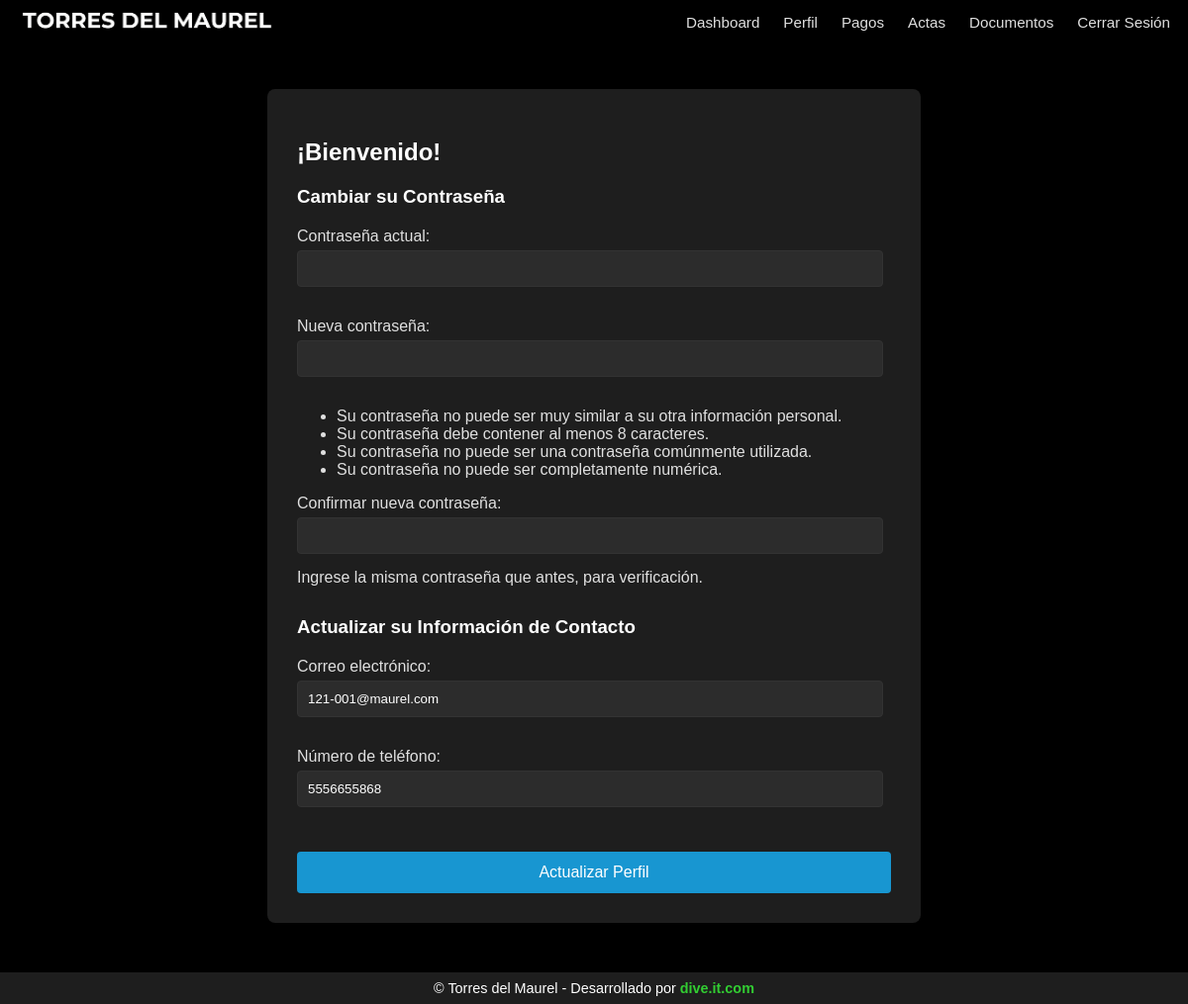
Before: /profile/ (signed in) with the older database file.
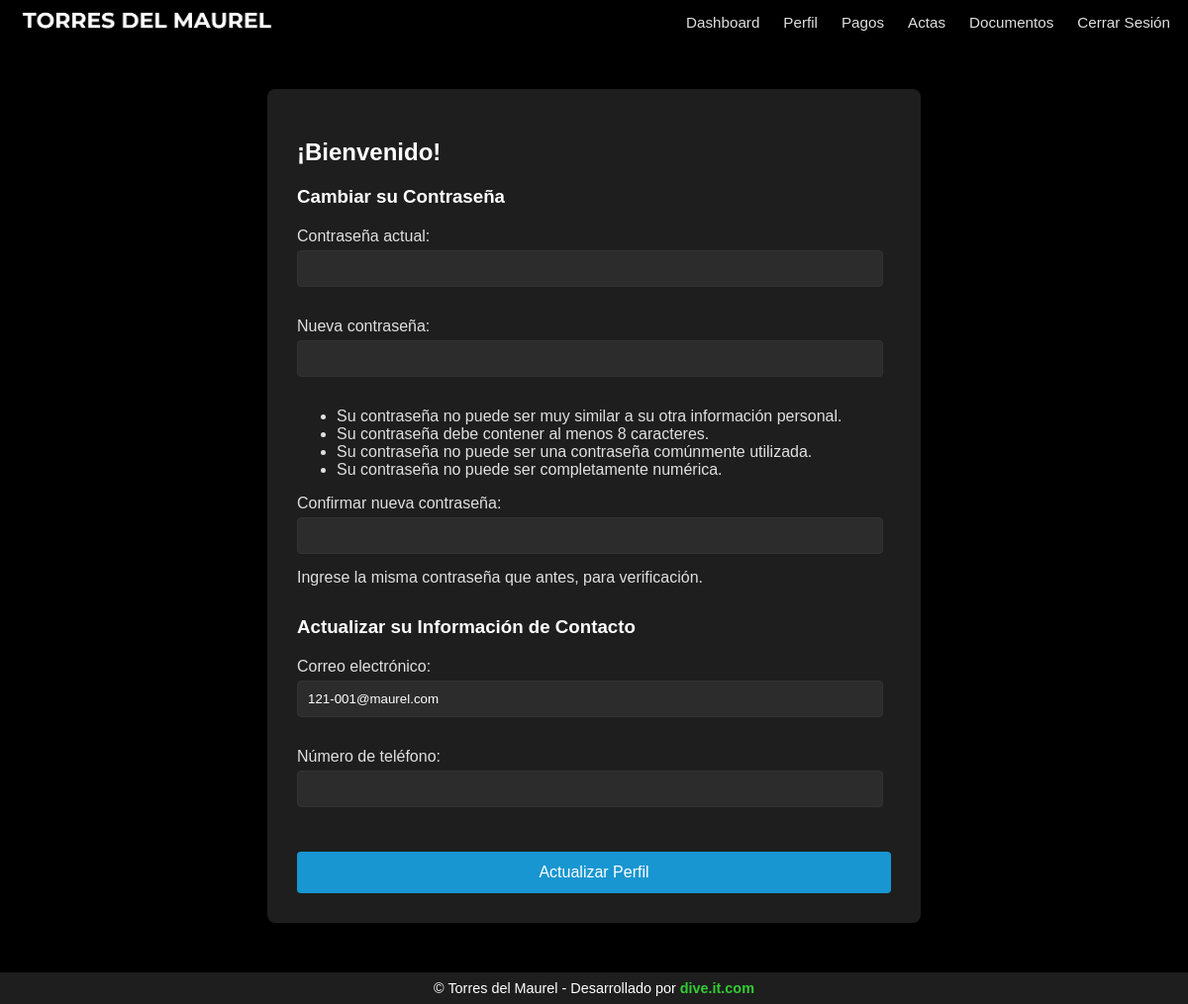
After: the same page with the newer database file.
### website/models.py (models this page shows, shortened)
class CustomUser(AbstractUser):
    apartment_number = models.CharField(max_length=7, unique=True)
    email = models.EmailField(unique=True)
    phone_number = models.CharField(max_length=15, blank=True, null=True)
    is_first_login = models.BooleanField(default=True)
    is_debtor = models.BooleanField(default=False)

### website/views.py (the view)
# urls.py: path('profile/', views.profile, name='profile'),
@login_required
def profile(request):
    if request.method == 'POST':
        password_form = SpanishPasswordChangeForm(request.user, request.POST)
        profile_form = UserProfileForm(request.POST, instance=request.user)
        if password_form.is_valid() and profile_form.is_valid():
            user = password_form.save()
            profile_form.save()
            update_session_auth_hash(request, user)
            messages.success(request, '¡Su perfil ha sido actualizado exitosamente!')
            return redirect('dashboard')
    else:
        password_form = SpanishPasswordChangeForm(request.user)
        profile_form = UserProfileForm(instance=request.user)
    return render(request, 'profile.html', {
        'password_form': password_form,
        'profile_form': profile_form
    })

### website/forms.py
class SpanishPasswordChangeForm(PasswordChangeForm):
    old_password = forms.CharField(
        label="Contraseña actual",
        widget=forms.PasswordInput(attrs={'autocomplete': 'current-password', 'autofocus': True}),
    )
    new_password1 = forms.CharField(
        label="Nueva contraseña",
        widget=forms.PasswordInput(attrs={'autocomplete': 'new-password'}),
        help_text="<ul><li>Su contraseña no puede ser muy similar a su otra información personal.</li><li>Su contraseña debe contener al menos 8 caracteres.</li><li>Su contraseña no puede ser una contraseña comúnmente utilizada.</li><li>Su contraseña no puede ser completamente numérica.</li></ul>",
    )
    new_password2 = forms.CharField(
        label="Confirmar nueva contraseña",
        widget=forms.PasswordInput(attrs={'autocomplete': 'new-password'}),
        help_text="Ingrese la misma contraseña que antes, para verificación.",
    )

### website/templates/profile.html (shortened to what this page needs)
{% extends "base.html" %}
{% load static %}
{% block extra_css %}
<link rel="stylesheet" href="{% static 'css/profile.css' %}">
{% endblock %}
{% block content %}
<div class="profile-container">
    <h2>¡Bienvenido!</h2>
    <form method="post" id="profile-form">
        <div class="form-section">
            <h3>Cambiar su Contraseña</h3>
            {{ password_form.as_p }}
        </div>
        <div class="form-section">
            <h3>Actualizar su Información de Contacto</h3>
            {{ profile_form.as_p }}
        </div>
        <button type="submit" class="update-button">Actualizar Perfil</button>
    </form>
</div>
{% endblock %}

Changed rows visible on the page:
changed CustomUser "121-001@maurel.com": phone_number "5556655868" → (not shown)
